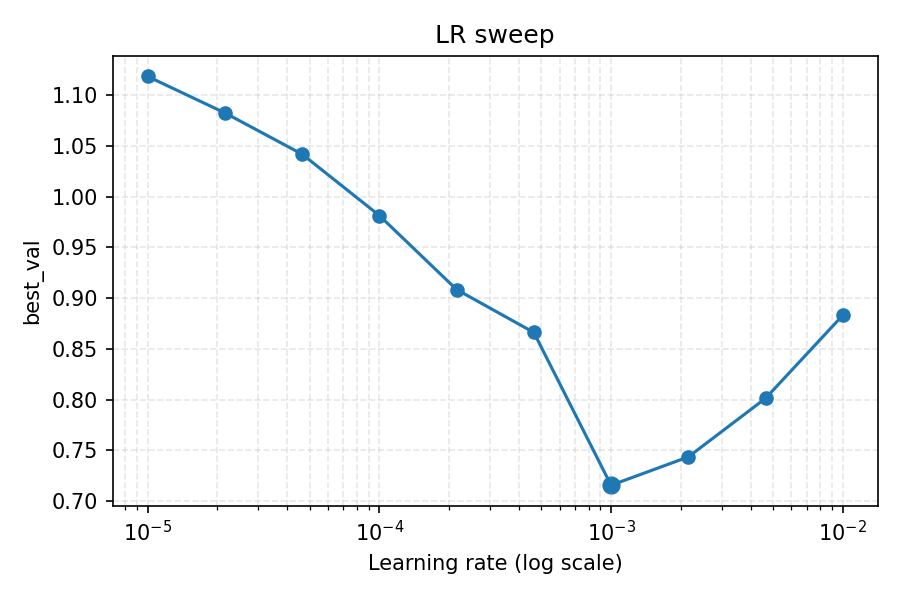

Generate this figure with Python:
import argparse
import json
import math
import os
import tempfile
from copy import deepcopy

import matplotlib.pyplot as plt
from training.trainer import Trainer


def parse_args():
    p = argparse.ArgumentParser()
    p.add_argument("--model-params", type=str, required=True)
    p.add_argument("--data-params", type=str, required=True)
    p.add_argument("--training-params", type=str, required=True)
    p.add_argument("--lr-min", type=float, default=1e-5)
    p.add_argument("--lr-max", type=float, default=1e-2)
    p.add_argument("--num-lr", type=int, default=7)
    p.add_argument("--epochs-per-lr", type=int, default=4)
    return p.parse_args()


def generate_lrs(lr_min: float, lr_max: float, num_lr: int):
    if num_lr == 1:
        return [lr_min]
    log_min = math.log10(lr_min)
    log_max = math.log10(lr_max)
    step = (log_max - log_min) / (num_lr - 1)
    return [10 ** (log_min + i * step) for i in range(num_lr)]


def run_for_lr(base_args, base_train_cfg, lr_value, epochs_per_lr: int):
    tmp_dir = tempfile.gettempdir()
    tmp_path = os.path.join(tmp_dir, f"training_params_lr_{lr_value:.1e}.json")

    cfg = deepcopy(base_train_cfg)
    cfg["lr"] = lr_value

    for key in ["num_epochs", "epochs", "max_epochs"]:
        if key in cfg:
            cfg[key] = epochs_per_lr

    with open(tmp_path, "w") as f:
        json.dump(cfg, f, indent=2)

    run_args = argparse.Namespace(
        model_params=base_args.model_params,
        data_params=base_args.data_params,
        training_params=tmp_path,
    )

    trainer = Trainer(run_args)
    best_val = trainer.fit()
    return best_val


def main():
    args = parse_args()

    with open(args.training_params, "r") as f:
        base_train_cfg = json.load(f)

    lrs = generate_lrs(args.lr_min, args.lr_max, args.num_lr)
    results = []

    for lr in lrs:
        print(f"LR = {lr:.2e}")
        best_val = run_for_lr(args, base_train_cfg, lr, args.epochs_per_lr)
        results.append((lr, best_val))
        print(f"best_val = {best_val}")

    results_sorted = sorted(results, key=lambda t: t[1])
    best_lr, best_val = results_sorted[0]
    lr_up = best_lr
    lr_down = best_lr / 10

    print("\nRésumé trié :")
    for lr, val in results_sorted:
        print(f"{lr:.2e}\t{val}")

    print("\nlr_up   =", lr_up)
    print("lr_down =", lr_down)

    lrs_plot = [lr for lr, _ in results]
    vals_plot = [v for _, v in results]

    plt.figure(figsize=(6, 4))
    plt.semilogx(lrs_plot, vals_plot, marker="o")
    plt.scatter([best_lr], [best_val], s=60)
    plt.xlabel("Learning rate (log scale)")
    plt.ylabel("best_val")
    plt.title("LR sweep")
    plt.grid(True, which="both", ls="--", alpha=0.3)
    plt.tight_layout()
    plt.savefig("lr_sweep2.png", dpi=150)

    print("\nPlot sauvegardé : lr_sweep.png")


if __name__ == "__main__":
    main()
